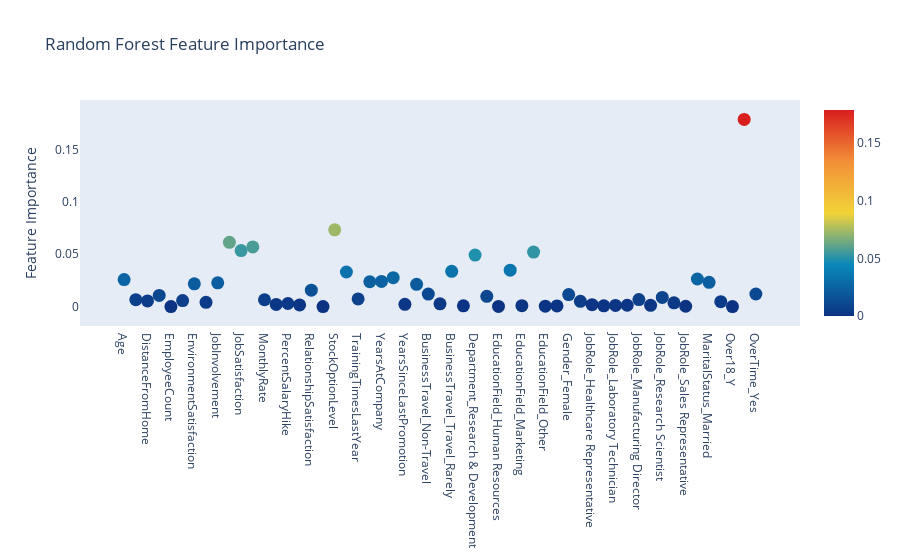

The cell this chart's notebook holds for it:
### Markdown cell above
As observed, our Random Forest returns around 88% accuracy for its predictions and at first glance, this may seem like a fairly good model.

Sklearn’s Random Forest classifier also contains a very handy attribute for analyzing feature importance which tells us which features in our dataset have received the most importance by the Random Forest algorithm. Let’s visualize the features taken into account by our machine learning model for employee attrition:

### Code cell
trace = go.Scatter(
    y = rf.feature_importances_,
    x = attrition_final.columns.values,
    mode='markers',
    marker=dict(
        sizemode = 'diameter',
        sizeref = 1,
        size = 13,
        #size= rf.feature_importances_,
        #color = np.random.randn(500), #set color equal to a variable
        color = rf.feature_importances_,
        colorscale='Portland',
        showscale=True
    ),
    text = attrition_final.columns.values
)
data = [trace]

layout= go.Layout(
    autosize= True,
    title= 'Random Forest Feature Importance',
    hovermode= 'closest',
     xaxis= dict(
         ticklen= 5,
         showgrid=False,
        zeroline=False,
        showline=False
     ),
    yaxis=dict(
        title= 'Feature Importance',
        showgrid=False,
        zeroline=False,
        ticklen= 5,
        gridwidth= 2
    ),
    showlegend= False
)
fig = go.Figure(data=data, layout=layout)
py.iplot(fig,filename='scatter2010')

### Figure 1 — Plotly figure (JSON) as saved in the notebook; plotly's stock layout.template omitted (floating-point values rounded to 4 significant figures)
{"data": [{"marker": {"color": [0.02583, 0.006563, 0.005367, 0.01064, 0, 0.005705, 0.02174, 0.004104, 0.02274, 0.06141, 0.0535, 0.05705, 0.006501, 0.00209, 0.002926, 0.001555, 0.01566, 0, 0.07335, 0.03303, 0.007356, 0.02371, 0.02407, 0.02764, 0.002113, 0.02128, 0.01198, 0.002609, 0.0337, 0.0007109, 0.04924, 0.009766, 0.0001222, 0.03483, 0.0008558, 0.05208, 0.0004267, 0.000667, 0.01144, 0.005065, 0.001813, 0.0007385, 0.001111, 0.001268, 0.006654, 0.001191, 0.008734, 0.003575, 0.0003016, 0.02636, 0.02321, 0.004711, 0, 0.1789, 0.01202], "colorscale": [[0, "rgb(12,51,131)"], [0.25, "rgb(10,136,186)"], [0.5, "rgb(242,211,56)"], [0.75, "rgb(242,143,56)"], [1, "rgb(217,30,30)"]], "showscale": true, "size": 13, "sizemode": "diameter", "sizeref": 1}, "mode": "markers", "text": ["Age", "DailyRate", "DistanceFromHome", "Education", "EmployeeCount", "EmployeeNumber", "EnvironmentSatisfaction", "HourlyRate", "JobInvolvement", "JobLevel", "JobSatisfaction", "MonthlyIncome", "MonthlyRate", "NumCompaniesWorked", "PercentSalaryHike", "PerformanceRating", "RelationshipSatisfaction", "StandardHours", "StockOptionLevel", "TotalWorkingYears", "TrainingTimesLastYear", "WorkLifeBalance", "YearsAtCompany", "YearsInCurrentRole", "YearsSinceLastPromotion", "YearsWithCurrManager", "BusinessTravel_Non-Travel", "BusinessTravel_Travel_Frequently", "BusinessTravel_Travel_Rarely", "Department_Human Resources", "Department_Research & Development", "Department_Sales", "EducationField_Human Resources", "EducationField_Life Sciences", "EducationField_Marketing", "EducationField_Medical", "EducationField_Other", "EducationField_Technical Degree", "Gender_Female", "Gender_Male", "JobRole_Healthcare Representative", "JobRole_Human Resources", "JobRole_Laboratory Technician", "JobRole_Manager", "JobRole_Manufacturing Director", "JobRole_Research Director", "JobRole_Research Scientist", "JobRole_Sales Executive", "JobRole_Sales Representative", "MaritalStatus_Divorced", "MaritalStatus_Married", "MaritalStatus_Single", "Over18_Y", "OverTime_No", "OverTime_Yes"], "type": "scatter", "x": ["Age", "DailyRate", "DistanceFromHome", "Education", "EmployeeCount", "EmployeeNumber", "EnvironmentSatisfaction", "HourlyRate", "JobInvolvement", "JobLevel", "JobSatisfaction", "MonthlyIncome", "MonthlyRate", "NumCompaniesWorked", "PercentSalaryHike", "PerformanceRating", "RelationshipSatisfaction", "StandardHours", "StockOptionLevel", "TotalWorkingYears", "TrainingTimesLastYear", "WorkLifeBalance", "YearsAtCompany", "YearsInCurrentRole", "YearsSinceLastPromotion", "YearsWithCurrManager", "BusinessTravel_Non-Travel", "BusinessTravel_Travel_Frequently", "BusinessTravel_Travel_Rarely", "Department_Human Resources", "Department_Research & Development", "Department_Sales", "EducationField_Human Resources", "EducationField_Life Sciences", "EducationField_Marketing", "EducationField_Medical", "EducationField_Other", "EducationField_Technical Degree", "Gender_Female", "Gender_Male", "JobRole_Healthcare Representative", "JobRole_Human Resources", "JobRole_Laboratory Technician", "JobRole_Manager", "JobRole_Manufacturing Director", "JobRole_Research Director", "JobRole_Research Scientist", "JobRole_Sales Executive", "JobRole_Sales Representative", "MaritalStatus_Divorced", "MaritalStatus_Married", "MaritalStatus_Single", "Over18_Y", "OverTime_No", "OverTime_Yes"], "y": [0.02583, 0.006563, 0.005367, 0.01064, 0, 0.005705, 0.02174, 0.004104, 0.02274, 0.06141, 0.0535, 0.05705, 0.006501, 0.00209, 0.002926, 0.001555, 0.01566, 0, 0.07335, 0.03303, 0.007356, 0.02371, 0.02407, 0.02764, 0.002113, 0.02128, 0.01198, 0.002609, 0.0337, 0.0007109, 0.04924, 0.009766, 0.0001222, 0.03483, 0.0008558, 0.05208, 0.0004267, 0.000667, 0.01144, 0.005065, 0.001813, 0.0007385, 0.001111, 0.001268, 0.006654, 0.001191, 0.008734, 0.003575, 0.0003016, 0.02636, 0.02321, 0.004711, 0, 0.1789, 0.01202]}], "layout": {"autosize": true, "hovermode": "closest", "showlegend": false, "title": {"text": "Random Forest Feature Importance"}, "xaxis": {"showgrid": false, "showline": false, "ticklen": 5, "zeroline": false}, "yaxis": {"gridwidth": 2, "showgrid": false, "ticklen": 5, "title": {"text": "Feature Importance"}, "zeroline": false}}}
